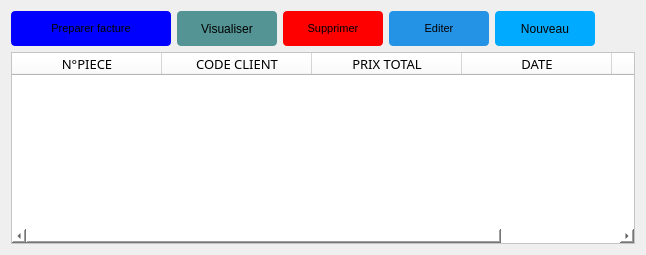
        <widget class="QWidget" name="page_2">
         <layout class="QGridLayout" name="gridLayout">
          <item row="0" column="0">
           <layout class="QVBoxLayout" name="verticalLayout_15">
            <item>
             <layout class="QVBoxLayout" name="verticalLayout_6">
              <item>
               <layout class="QHBoxLayout" name="horizontalLayout_9">
                <item>
                 <widget class="QPushButton" name="factureBouton">
                  <property name="font">
                   <font>
                    <family>Tahoma</family>
                    <pointsize>8</pointsize>
                    <weight>50</weight>
                    <bold>false</bold>
                   </font>
                  </property>
                  <property name="styleSheet">
                   <string notr="true">background-color:#0000ff;
height:35px;
width:160px;
border-radius:4px;
</string>
                  </property>
                  <property name="text">
                   <string>Preparer facture</string>
                  </property>
                  <property name="icon">
                   <iconset resource="image.qrc">
                    <normaloff>:/image/Facture.png</normaloff>:/image/Facture.png</iconset>
                  </property>
                  <property name="iconSize">
                   <size>
                    <width>37</width>
                    <height>37</height>
                   </size>
                  </property>
                 </widget>
                </item>
                <item>
                 <widget class="QPushButton" name="pushButton_6">
                  <property name="font">
                   <font>
                    <family>Tahoma</family>
                   </font>
                  </property>
                  <property name="styleSheet">
                   <string notr="true">background-color:#549494;
height:35px;
width:100px;
border-radius:4px;</string>
                  </property>
                  <property name="text">
                   <string>Visualiser</string>
                  </property>
                  <property name="icon">
                   <iconset resource="image.qrc">
                    <normaloff>:/image/themify_e611(0)_512.png</normaloff>:/image/themify_e611(0)_512.png</iconset>
                  </property>
                  <property name="iconSize">
                   <size>
                    <width>35</width>
                    <height>35</height>
                   </size>
                  </property>
                 </widget>
                </item>
                <item>
                 <widget class="QPushButton" name="SuprimerComande">
                  <property name="font">
                   <font>
                    <family>Tahoma</family>
                    <pointsize>8</pointsize>
                    <weight>50</weight>
                    <bold>false</bold>
                   </font>
                  </property>
                  <property name="styleSheet">
                   <string notr="true">background-color:#ff0000;
height:35px;
width:100px;
border-radius:4px;
</string>
                  </property>
                  <property name="text">
                   <string>Supprimer</string>
                  </property>
                  <property name="icon">
                   <iconset resource="image.qrc">
                    <normaloff>:/image/Supprimer.png</normaloff>
                    <disabledoff>:/image/Supprimer.png</disabledoff>:/image/Supprimer.png</iconset>
                  </property>
                  <property name="iconSize">
                   <size>
                    <width>30</width>
                    <height>30</height>
                   </size>
                  </property>
                 </widget>
                </item>
                <item>
                 <widget class="QPushButton" name="EditerCommande">
                  <property name="font">
                   <font>
                    <family>Tahoma</family>
                    <pointsize>8</pointsize>
                    <weight>50</weight>
                    <bold>false</bold>
                   </font>
                  </property>
                  <property name="styleSheet">
                   <string notr="true">background-color:#2593E5;
height:35px;
width:100px;
border-radius:4px;</string>
                  </property>
                  <property name="text">
                   <string>Editer</string>
                  </property>
                  <property name="icon">
                   <iconset resource="image.qrc">
                    <normaloff>:/image/Editer.png</normaloff>
                    <disabledoff>:/image/Editer.png</disabledoff>:/image/Editer.png</iconset>
                  </property>
                  <property name="iconSize">
                   <size>
                    <width>30</width>
                    <height>30</height>
                   </size>
                  </property>
                 </widget>
                </item>
                <item>
                 <widget class="QPushButton" name="pushButtonNouveauCommande">
                  <property name="styleSheet">
                   <string notr="true">background-color:#00aaff;
height:35px;
width:100px;
border-radius:4px;</string>
                  </property>
                  <property name="text">
                   <string>Nouveau</string>
                  </property>
                  <property name="icon">
                   <iconset resource="image.qrc">
                    <normaloff>:/image/themify_e60d(0)_512.png</normaloff>:/image/themify_e60d(0)_512.png</iconset>
                  </property>
                  <property name="iconSize">
                   <size>
                    <width>35</width>
                    <height>35</height>
                   </size>
                  </property>
                 </widget>
                </item>
                <item>
                 <spacer name="horizontalSpacer_2">
                  <property name="orientation">
                   <enum>Qt::Horizontal</enum>
                  </property>
                  <property name="sizeHint" stdset="0">
                   <size>
                    <width>40</width>
                    <height>20</height>
                   </size>
                  </property>
                 </spacer>
                </item>
               </layout>
              </item>
              <item>
               <widget class="QTableWidget" name="TableauCommande">
                <property name="minimumSize">
                 <size>
                  <width>0</width>
                  <height>0</height>
                 </size>
                </property>
                <property name="font">
                 <font>
                  <family>Raavi</family>
                  <pointsize>10</pointsize>
                  <italic>false</italic>
                 </font>
                </property>
                <property name="styleSheet">
                 <string notr="true">background-color:white;</string>
                </property>
                <property name="autoScrollMargin">
                 <number>3</number>
                </property>
                <property name="editTriggers">
                 <set>QAbstractItemView::NoEditTriggers</set>
                </property>
                <property name="tabKeyNavigation">
                 <bool>false</bool>
                </property>
                <property name="showDropIndicator" stdset="0">
                 <bool>false</bool>
                </property>
                <property name="dragDropOverwriteMode">
                 <bool>false</bool>
                </property>
                <property name="alternatingRowColors">
                 <bool>true</bool>
                </property>
                <property name="selectionBehavior">
                 <enum>QAbstractItemView::SelectRows</enum>
                </property>
                <attribute name="horizontalHeaderDefaultSectionSize">
                 <number>150</number>
                </attribute>
                <attribute name="horizontalHeaderStretchLastSection">
                 <bool>true</bool>
                </attribute>
                <attribute name="verticalHeaderVisible">
                 <bool>false</bool>
                </attribute>
                <column>
                 <property name="text">
                  <string>N°PIECE</string>
                 </property>
                 <property name="font">
                  <font>
                   <family>MS Reference Sans Serif</family>
                   <pointsize>10</pointsize>
                  </font>
                 </property>
                 <property name="textAlignment">
                  <set>AlignCenter</set>
                 </property>
                </column>
                <column>
                 <property name="text">
                  <string>CODE CLIENT</string>
                 </property>
                 <property name="font">
                  <font>
                   <family>MS Reference Sans Serif</family>
                   <pointsize>10</pointsize>
                  </font>
                 </property>
                 <property name="textAlignment">
                  <set>AlignCenter</set>
                 </property>
                </column>
                <column>
                 <property name="text">
                  <string>PRIX TOTAL</string>
                 </property>
                 <property name="font">
                  <font>
                   <family>MS Reference Sans Serif</family>
                   <pointsize>10</pointsize>
                  </font>
                 </property>
                 <property name="textAlignment">
                  <set>AlignCenter</set>
                 </property>
                </column>
                <column>
                 <property name="text">
                  <string>DATE</string>
                 </property>
                 <property name="font">
                  <font>
                   <family>MS Reference Sans Serif</family>
                   <pointsize>10</pointsize>
                  </font>
                 </property>
                 <property name="textAlignment">
                  <set>AlignCenter</set>
                 </property>
                </column>
                <column>
                 <property name="text">
                  <string>SOLDE</string>
                 </property>
                 <property name="textAlignment">
                  <set>AlignCenter</set>
                 </property>
                </column>
               </widget>
              </item>
             </layout>
            </item>
           </layout>
          </item>
         </layout>
         <zorder></zorder>
        </widget>
